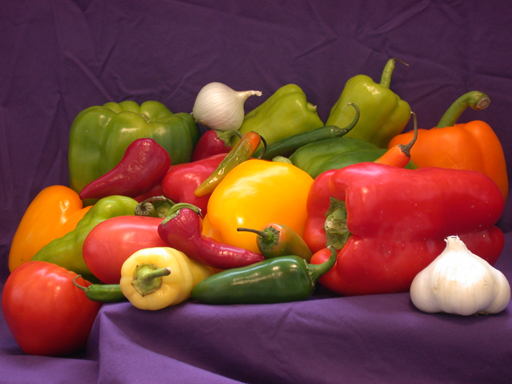
%> input picture Semester 4-2/CSE 4228 Digital Image Processing Lab/Assignments/peppers.png, 512 x 384 px, given in place of oppenheimer.jpg, which was not available
$ octave Image_Slice.m   (GNU Octave 9; MATLAB toolbox functions it lacks are replaced by stand-ins)
%> lines starting %> are read from the running program, lines starting %| are printed output that depends on the picture; pictures that were not available may be replaced by others from this repository, and a replacement may not be noted
clc;
close all;

I = imread('oppenheimer.jpg');
%> I is the input picture: size 384x512x3 uint8; mean R, G, B 120.8, 66.4, 57.6
I2 = imread('cameraman.png');
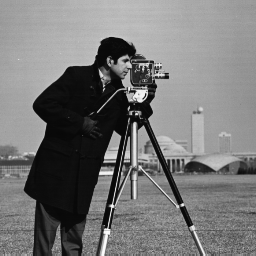
%> input picture Semester 4-2/CSE 4228 Digital Image Processing Lab/Assignments/cameraman.png, 256 x 256 px
%> I2 is the input picture: size 256x256 uint8; min 7, max 253, mean 118.7
I = rgb2gray(I);
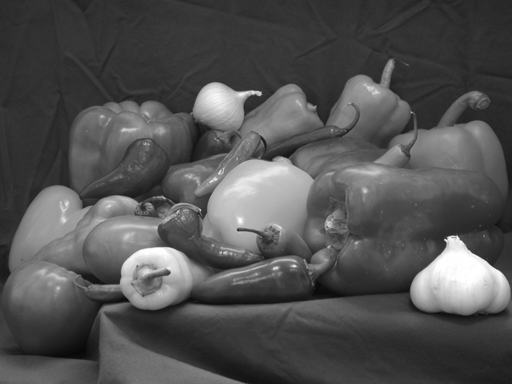
%> I: size 384x512 uint8; min 8, max 255, mean 81.7

disp(size(I));
%|    384   512
disp(size(I2));
%|    256   256

I = imresize(I,[500,500]);
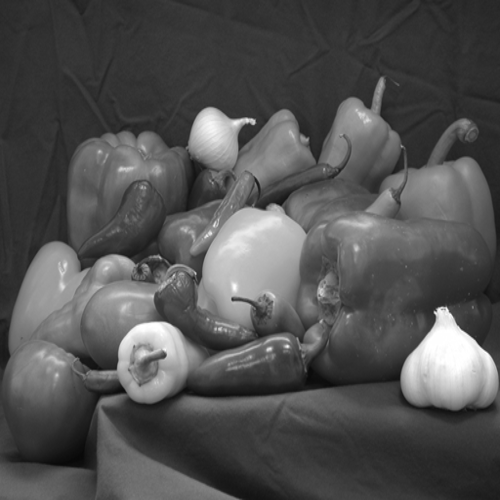
%> I: size 500x500 uint8; min 8, max 255, mean 81.7
I2 = imresize(I2,[500,500]);
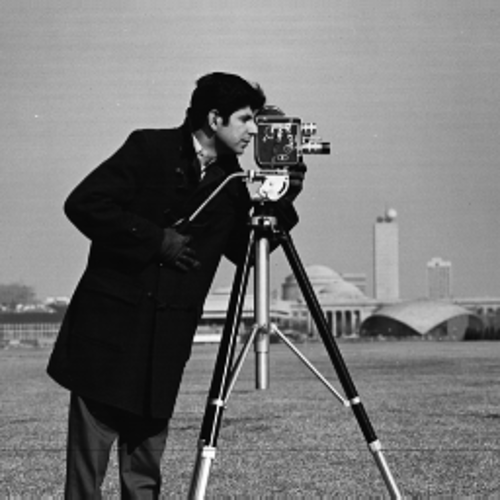
%> I2: size 500x500 uint8; min 0, max 255, mean 118.7

[row,col, ~] = size(I);
%> row = 500; col = 500

disp('after resize');
disp(size(I));
%|    500   500
disp(size(I2));
%|    500   500

disp(row);
%| 500
disp(col);
%| 500

subplot(2,2,1);
imshow(I);

O = uint8(zeros(row,col));

% [11 lines of commented-out code are left out]
for col = 1:6
    colStart = (col - 1) * row / 6 + 1;
    colEnd = col * row / 6;

    if mod(col,2) == 1
        I2(: ,colStart:colEnd, :) = I( : ,colStart:colEnd, :);
    end
end
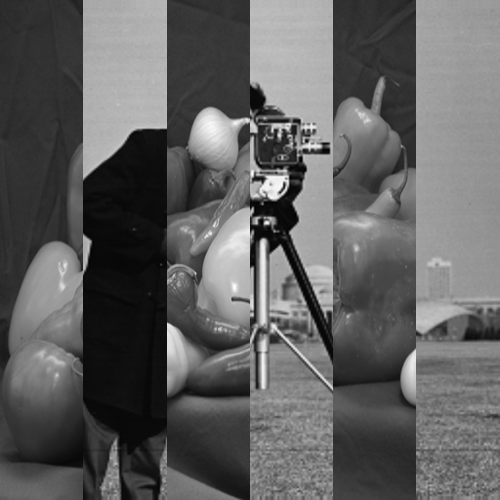
%> I2: size 500x500 uint8; min 0, max 255, mean 96.6

subplot(2,2,2);
imshow(I2);
